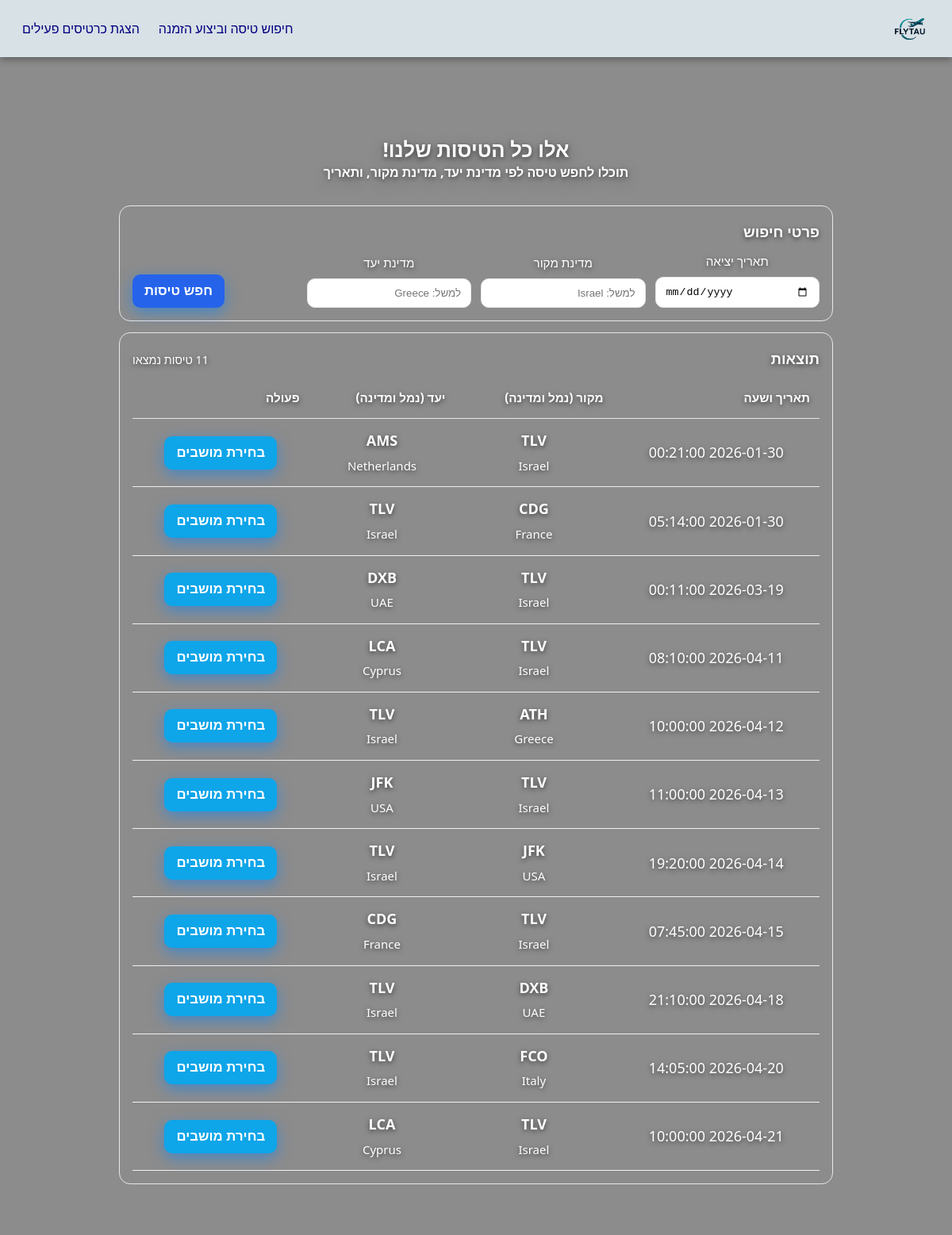
Screenshot of /flight_search_guest with the database file from the repository.
### tables this page shows
CREATE TABLE `flight` (
  `flight_number` INT NOT NULL,
  `aircraft_id_number` INT NULL,
  `origin_airport` VARCHAR(45) NULL,
  `destination_airport` VARCHAR(45) NULL,
  `departure_datetime` DATETIME NULL,
  `status` VARCHAR(45) NULL,
  PRIMARY KEY (`flight_number`),
  CONSTRAINT `fk_fl_air` FOREIGN KEY (`aircraft_id_number`) REFERENCES `aircraft` (`aircraft_id_number`),
  CONSTRAINT `fk_fl_rt` FOREIGN KEY (`origin_airport`, `destination_airport`) REFERENCES `flight_route` (`origin_airport`, `destination_airport`)
);

CREATE TABLE `airport` (
  `airport_name` VARCHAR(45) NOT NULL,
  `country` VARCHAR(45) NULL,
  PRIMARY KEY (`airport_name`)
);

### main.py (the view)
@app.route('/flight_search_guest', methods=["GET"])
def flight_search_guest(): #Search upcoming active flights for guests and show available countries for filtering
    departure_date = (request.args.get("departure_datetime") or "").strip()
    origin_country = (request.args.get("origin_country") or "").strip()
    destination_country = (request.args.get("destination_country") or "").strip()
    searched = any([departure_date, origin_country, destination_country])
    query = """
        SELECT
            f.flight_number,
            f.departure_datetime,
            f.origin_airport,
            a1.country AS origin_country,
            f.destination_airport,
            a2.country AS destination_country
        FROM flight f
        JOIN airport a1 ON f.origin_airport = a1.airport_name
        JOIN airport a2 ON f.destination_airport = a2.airport_name
        WHERE f.departure_datetime >= datetime('now') AND f.status = 'ACTIVE'

    """
    params = []
    if departure_date:
        query += " AND DATE(f.departure_datetime) = ?"
        params.append(departure_date)
    if origin_country:
        query += " AND a1.country LIKE ?"
        params.append(f"%{origin_country}%")
    if destination_country:
        query += " AND a2.country LIKE ?"
        params.append(f"%{destination_country}%")
    query += " ORDER BY f.departure_datetime"
    with db_conn() as cursor:
        cursor.execute(query, params)
        flights = cursor.fetchall()
    countries = get_airport_countries()
    return render_template('flight_search_guest.html',
                           flights=flights,
                           searched=searched,
                           countries=countries)

### utils.py (called while the page is built)
@contextmanager
def db_conn(): #Open the database and give back a cursor then close it
    mydb = None
    cursor = None
    try:
        mydb = sqlite3.connect(
            DB_PATH,
            check_same_thread=False
        )
        mydb.isolation_level = None
        mydb.row_factory = sqlite3.Row
        cursor = mydb.cursor()
        yield cursor
    finally:
        if cursor:
            cursor.close()
        if mydb:
            mydb.close()

def get_airport_countries(): #Get the list of countries that exist in the airports table
    sql = """
        SELECT DISTINCT country
        FROM airport
        WHERE country IS NOT NULL AND country <> ''
        ORDER BY country;
    """
    with db_conn() as cur:
        cur.execute(sql)
        rows = cur.fetchall()
    return [r["country"] for r in rows]

### templates/flight_search_guest.html (shortened to what this page needs)
{% extends "layout_page.html" %}
{% block ruler %}
<ul class="nav-links">
  <li>
    <a href="/flight_search_guest" class="white-glow-hover">חיפוש טיסה וביצוע הזמנה</a>
  </li>
  <li>
    <a href="/sign_in_show_tickets" class="white-glow-hover">הצגת כרטיסים פעילים</a>
  </li>
</ul>
{% endblock %}
{% block page_title %}
<div class="page-head">
  <h1>אלו כל הטיסות שלנו!</h1> <h2>תוכלו לחפש טיסה לפי מדינת יעד, מדינת מקור, ותאריך</h2>
</div>
{% endblock %}
{% block content %}
<section class="card">
  <div class="card-header">
    <h2>פרטי חיפוש</h2>
  </div>
  <form method="GET" action="/results" class="search-grid">
    <div class="field">
      <label for="departure_datetime">תאריך יציאה</label>
      <input
        id="departure_datetime"
        name="departure_datetime"
        type="date"
        value="{{ request.args.get('departure_datetime','') }}"
        required
      >
    </div>
    <div class="field">
      <label for="origin_country">מדינת מקור</label>
      <input
        id="origin_country"
        name="origin_country"
        type="text"
        list="countries_list"
        placeholder="למשל: Israel"
        value="{{ request.args.get('origin_country','') }}"
        required
      >
    </div>
    <div class="field">
      <label for="destination_country">מדינת יעד</label>
      <input
        id="destination_country"
        name="destination_country"
        type="text"
        list="countries_list"
        placeholder="למשל: Greece"
        value="{{ request.args.get('destination_country','') }}"
        required
      >
    </div>
    <div class="actions">
      <button class="btn primary" type="submit">חפש טיסות</button>
    </div>
  </form>
</section>
{% if flights is defined %}
<section class="card">
  <div class="card-header">
    <h2>תוצאות</h2>
    <span class="hint">{{ flights|length }} טיסות נמצאו</span>
  </div>
  {% if flights and flights|length > 0 %}
  <div class="table-wrap">
    <table class="flights-table">
      <thead>
        <tr>
          <th>תאריך ושעה</th>
          <th>מקור (נמל ומדינה)</th>
          <th>יעד (נמל ומדינה)</th>
          <th>פעולה</th>
        </tr>
      </thead>
      <tbody>
        {% for f in flights %}
        <tr>
          <td>{{ f.departure_datetime }}</td>
          <td>
            <strong>{{ f.origin_airport }}</strong><br>
            <small style="color: var(--muted);">{{ f.origin_country }}</small>
          </td>
          <td>
            <strong>{{ f.destination_airport }}</strong><br>
            <small style="color: var(--muted);">{{ f.destination_country }}</small>
          </td>
          <td>
            <form method="POST" action="/select_seats_guest" class="inline-form">
              <button class="btn secondary" type="submit">בחירת מושבים</button>
            </form>
          </td>
        </tr>
        {% endfor %}
      </tbody>
    </table>
  </div>
  {% else %}
    <div class="empty">
      <div class="empty-title">לא נמצאו טיסות</div>
      <div class="empty-text">נסו לשנות תאריך או מדינות ולחפש שוב</div>
    </div>
  {% endif %}
</section>
{% endif %}
{% endblock %}

### static/styles.css (style rules this page uses)
html, body { margin: 0; padding: 0; height: 100%; font-family: "Segoe UI", Arial, sans-serif; color: #ffffff; cursor: url("../static/small.png") 16 16, auto; }
button, a, input, select, textarea { cursor: url("../static/small.png") 16 16, auto; }
.nav-links { list-style: none; margin: 0; padding: 0; display: flex; gap: 24px; }
.nav-links a { color: #000080; text-decoration: none; font-size: 1rem; transition: 0.25s; }
button, .btn { background: linear-gradient(135deg,#0076ff,#003f91); border: none; padding: 12px 26px; color: white; font-size: 1.05rem; border-radius: 50px; box-shadow: 0 6px 18px rgba(0, 132, 255, 0.5); transition: 0.2s; }
:root { --bg: #f6f7fb; --card: ##191970; --text: ##191970; --muted: #ffffff; --line: #e5e7eb; --primary: #2563eb; --primaryHover: #1d4ed8; --secondary: #0ea5e9; --secondaryHover: #0284c7; }
.page-head h1 { margin: 0 0 6px 0; font-size: 1.6rem; }
.page-head h2 { margin: 0 0 6px 0; font-size: 1rem; }
.white-glow-hover { transition: text-shadow 0.3s ease, color 0.3s ease; text-decoration: none; }
.card { background: var(--card); border: 1px solid var(--line); border-radius: 14px; padding: 16px; margin: 14px 0; }
.card-header { display: flex; align-items: baseline; justify-content: space-between; gap: 12px; margin-bottom: 10px; }
.card-header h2 { margin: 0; font-size: 1.15rem; }
.hint { color: var(--muted); font-size: 0.9rem; }
.search-grid { display: grid; grid-template-columns: repeat(4, minmax(0, 1fr)); gap: 12px; align-items: end; }
.field { display: flex; flex-direction: column; gap: 6px; }
.field label { font-size: 0.95rem; }
.field input { border: 1px solid var(--line); border-radius: 10px; padding: 10px 12px; outline: none; }
.actions { display: flex; gap: 10px; justify-content: flex-end; }
.btn { border: 1px solid transparent; border-radius: 10px; padding: 10px 14px; cursor: pointer; text-decoration: none; font-weight: 600; display: inline-flex; align-items: center; justify-content: center; white-space: nowrap; }
.btn.primary { background: var(--primary); color: #fff; }
.btn.secondary { background: var(--secondary); color: #fff; }
.table-wrap { overflow-x: auto; color: #ffffff; }
.flights-table { width: 100%; border-collapse: collapse; }
.flights-table thead th { text-align: right; font-size: 0.95rem; padding: 12px; border-bottom: 1px solid var(--line); color: var(--muted); }
.flights-table tbody td { padding: 12px; border-bottom: 1px solid #f0f0f0; }
.inline-form { margin: 0; }

### rows the page displays
flight: departure_datetime "2026-01-30 00:21:00", origin_airport "TLV", origin_country "Israel", destination_airport "AMS", destination_country "Netherlands"
flight: departure_datetime "2026-01-30 05:14:00", origin_airport "CDG", origin_country "France", destination_airport "TLV", destination_country "Israel"
flight: departure_datetime "2026-03-19 00:11:00", origin_airport "TLV", origin_country "Israel", destination_airport "DXB", destination_country "UAE"
flight: departure_datetime "2026-04-11 08:10:00", origin_airport "TLV", origin_country "Israel", destination_airport "LCA", destination_country "Cyprus"
flight: departure_datetime "2026-04-12 10:00:00", origin_airport "ATH", origin_country "Greece", destination_airport "TLV", destination_country "Israel"
flight: departure_datetime "2026-04-13 11:00:00", origin_airport "TLV", origin_country "Israel", destination_airport "JFK", destination_country "USA"
flight: departure_datetime "2026-04-14 19:20:00", origin_airport "JFK", origin_country "USA", destination_airport "TLV", destination_country "Israel"
flight: departure_datetime "2026-04-15 07:45:00", origin_airport "TLV", origin_country "Israel", destination_airport "CDG", destination_country "France"
flight: departure_datetime "2026-04-18 21:10:00", origin_airport "DXB", origin_country "UAE", destination_airport "TLV", destination_country "Israel"
flight: departure_datetime "2026-04-20 14:05:00", origin_airport "FCO", origin_country "Italy", destination_airport "TLV", destination_country "Israel"
flight: departure_datetime "2026-04-21 10:00:00", origin_airport "TLV", origin_country "Israel", destination_airport "LCA", destination_country "Cyprus"
